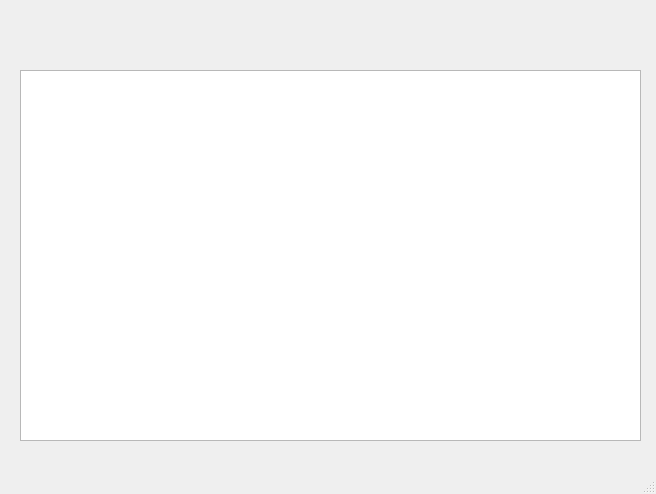
<?xml version="1.0" encoding="UTF-8"?>
<ui version="4.0">
 <class>MainWindow</class>
 <widget class="QMainWindow" name="MainWindow">
  <property name="geometry">
   <rect>
    <x>0</x>
    <y>0</y>
    <width>656</width>
    <height>494</height>
   </rect>
  </property>
  <property name="windowTitle">
   <string>MainWindow</string>
  </property>
  <widget class="QWidget" name="centralwidget">
   <widget class="QTableWidget" name="tableWidget">
    <property name="geometry">
     <rect>
      <x>20</x>
      <y>70</y>
      <width>621</width>
      <height>371</height>
     </rect>
    </property>
   </widget>
  </widget>
  <widget class="QMenuBar" name="menubar">
   <property name="geometry">
    <rect>
     <x>0</x>
     <y>0</y>
     <width>656</width>
     <height>21</height>
    </rect>
   </property>
  </widget>
  <widget class="QStatusBar" name="statusbar"/>
 </widget>
 <resources/>
 <connections/>
</ui>
